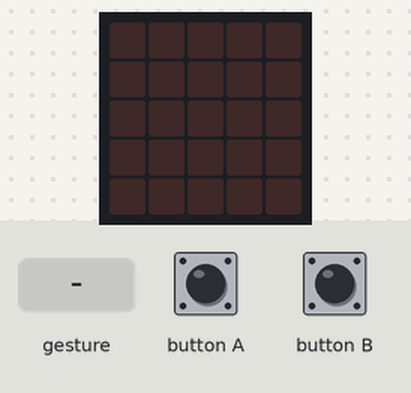
Bench run of a program on a simulated Calliope mini (MakeCode). Shown: the board's 5×5 LED display. Inputs (shaded band) come from the test bench. Random numbers come from a fixed seed; a tilt is held for 1.5 s and a shake lasts 1 s, then the board lies face up again.

Above: at 1.2 s.
1.3 s: button A pressed for 0.15 s
At 2.6 s:
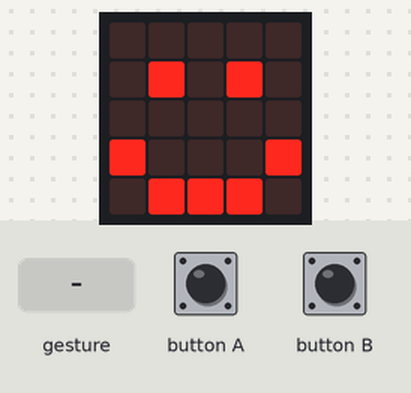
2.9 s: button B pressed for 0.15 s
At 3.9 s:
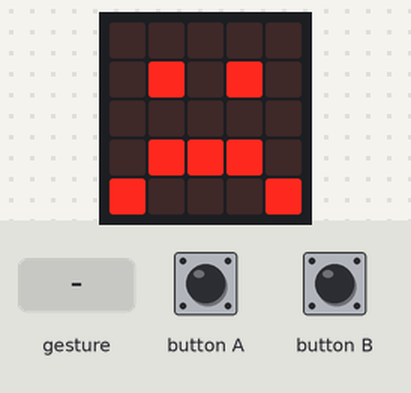
4.5 s: gesture 'shake'
At 5.8 s:
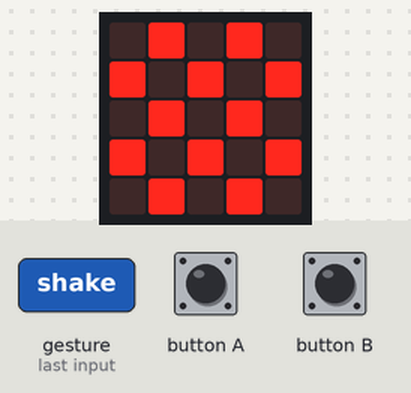
6.2 s: gesture 'shake'
At 7.1 s:
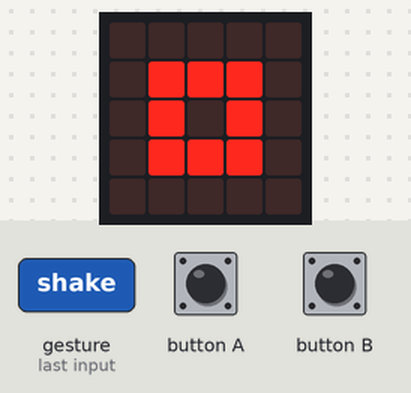
Timing chart, 0 to 8.9 s (numbered marks = the images above; inputs shaded):
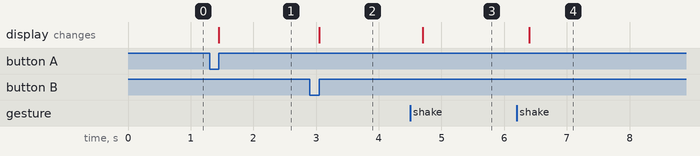

The program:

main.ts
```typescript
let wer = 0
input.onButtonEvent(Button.A, input.buttonEventClick(), function () {
    basic.showIcon(IconNames.Happy)
})
input.onButtonEvent(Button.B, input.buttonEventClick(), function () {
    basic.showIcon(IconNames.Sad)
})
input.onGesture(Gesture.Shake, function () {
    wer = randint(0, 2)
    if (wer == 0) {
        basic.showIcon(IconNames.Chessboard)
    } else if (wer == 1) {
        basic.showIcon(IconNames.Scissors)
    } else if (wer == 2) {
        basic.showIcon(IconNames.SmallSquare)
    } else {
        basic.showLeds(`
            # # # # #
            # # # # #
            # # # # #
            # # # # #
            # # # # #
            `)
    }
})
```

test.ts
```typescript
// Hier kann man Tests durchführen; diese Datei wird nicht kompiliert, wenn dieses Paket als Erweiterung verwendet wird.
```

Measured:
- after the input at 1.3 s, the display: changes after 0.15 s (image 1)
- after the input at 2.9 s, the display: changes after 0.15 s (image 2)
- after the input at 4.5 s, the display: changes after 0.20 s (image 3)
- after the input at 6.2 s, the display: changes after 0.20 s (image 4)
